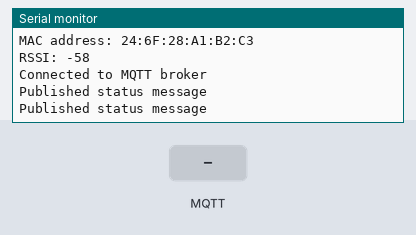
Recording of a program running on a simulated ESP32-S3. On the bench: the last lines printed to the serial monitor. The inputs (shaded band) are chosen by the test bench. WiFi joins after 1.5 s; servers stay silent unless stated; I2S audio is not simulated (input reads silence); no MQTT or app messages arrive unless stated.

Above: at 5.7 s.
5.8 s: MQTT message "listen" arrives on the first subscribed topic
At 7.2 s:
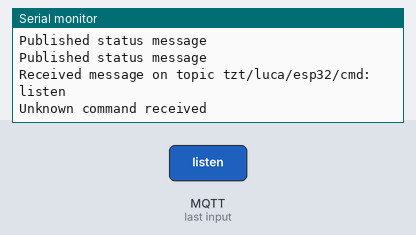
8.0 s: MQTT message "stop" arrives on the first subscribed topic
At 9.0 s:
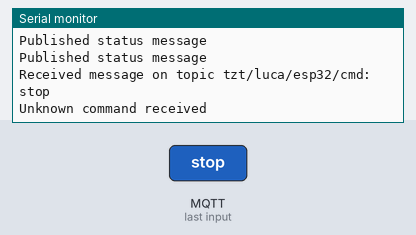
10.1 s: MQTT message "1" arrives on the first subscribed topic
At 11.5 s:
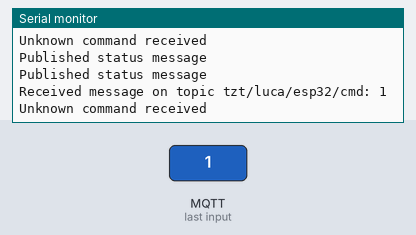
12.1 s: MQTT message "on" arrives on the first subscribed topic
At 13.5 s:
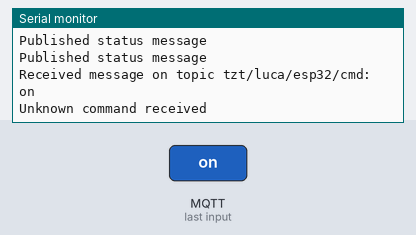
14.2 s: MQTT message "off" arrives on the first subscribed topic
At 15.6 s:
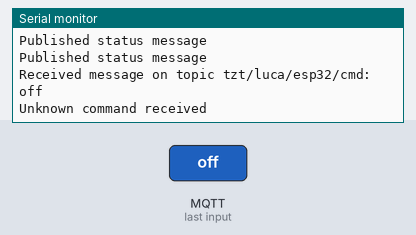

Measured:
- after the input at 5.8 s, the serial monitor: prints a new line after 0.78 s (image 1)
- after the input at 8.0 s, the serial monitor: prints a new line after 0.63 s (image 2)
- after the input at 10.1 s, the serial monitor: prints a new line after 0.57 s (image 3)
- after the input at 12.1 s, the serial monitor: prints a new line after 0.61 s (image 4)
- after the input at 14.2 s, the serial monitor: prints a new line after 0.55 s (image 5)

The program:

main.cpp
```cpp
#include <Arduino.h>
#include <WiFi.h>
#include <WiFiClient.h>
#include <PubSubClient.h>
#include <ArduinoJson.h>
#include "hw_mic.h"

// function prototypes
void task_read_mic(void *pvParameters);
void task_process_mic(void *pvParameters);
void on_message(char* topic, byte* payload, unsigned int length);  //downlink from PubSubClient.h

//shared variables
SemaphoreHandle_t xSemaphore = NULL;
int mem_idx=0;
int32_t mic_samples[2*1600]; // 2 seconds of 16000Hz samples
WiFiClient espClient;
PubSubClient mqtt_client(espClient);
JsonDocument doc;\
float avg_val = 0.0; // average value of samples

void setup(){
  delay(3000); // wait for serial monitor
  Serial.begin(9600);
  WiFi.begin("Xiaomi2020Laptop", "11112222");
  while (WiFi.status() != WL_CONNECTED) {
    delay(500);
    Serial.print(".");
  }
  Serial.println("Connected to WiFi");
  Serial.printf("IP address: %s\n", WiFi.localIP().toString().c_str());
  Serial.printf("MAC address: %s\n", WiFi.macAddress().c_str());
  Serial.printf("RSSI: %d\n", WiFi.RSSI());

  // 1. prepare semaphore
  xSemaphore = xSemaphoreCreateBinary();

  // 2. create task to read mic
  xTaskCreate(
    task_read_mic,          // Task function
    "task_read_mic",          // Name of the task
    4096,                   // Stack size in bytes
    NULL,                   // Task input parameter
    3,                      // Priority of the task
    NULL                    // Task handle to keep track of the task
  );

  // 3. create task to process mic data
  xTaskCreate(
    task_process_mic,          // Task function
    "task_process_mic",          // Name of the task
    4096,                   // Stack size in bytes
    NULL,                   // Task input parameter
    3,                      // Priority of the task
    NULL                    // Task handle to keep track of the task
  );

  // 4. connect to MQTT broker
  mqtt_client.setServer("broker.emqx.io", 1883); // public broker
  mqtt_client.setCallback(on_message); // set callback for incoming messages
  mqtt_client.connect("tzt_fjasdfjghehtrej", "ttt", "zzz"); // connect with user and password
  mqtt_client.subscribe("tzt/luca/esp32/cmd"); // subscribe to topic
  if (!mqtt_client.connected()) {
    Serial.println("Failed to connect to MQTT broker");
    return;
  }
  Serial.println("Connected to MQTT broker");
}

void loop() {
  mqtt_client.publish("tzt/luca/esp32/status", "alive"); // publish status message
  Serial.println("Published status message");
  mqtt_client.loop(); // process MQTT messages
  if (!mqtt_client.connected()) {
    Serial.println("MQTT client not connected, reconnecting...");
    mqtt_client.connect("alexa!@$@$&^@%!*&^%$&^@!%^$*&@faer343", "ttt", "zzz"); // reconnect
  }

 delay(1000);  // main loop does nothing, tasks handle the work
}

void task_read_mic(void *pvParameters){
  //setup ()
  int cur_mem_idx = 0; // current memory index
  hw_mic_init(16000);
  //loop()
  while(1){
    unsigned int num_samples = 1600; // number of samples to read
    hw_mic_read(mic_samples + mem_idx*1600 , &num_samples);
    mem_idx = cur_mem_idx; // update memory index
    cur_mem_idx = (cur_mem_idx+1) %2; // current memory index
    xSemaphoreGive(xSemaphore); // give semaphore to signal that data is ready
  }
}


void task_process_mic(void *pvParameters){
  //setup ()
  Serial.begin(9600);
  //loop()
  while(1){
    xSemaphoreTake(xSemaphore, portMAX_DELAY); // wait for semaphore to be given
    avg_val = 0.0; // average value of samples
    for (int i = 0; i < 1600; i++) {
      avg_val += (float)abs(mic_samples[mem_idx*1600 + i]) / 1600.0; // calculate average value

    }
    //Serial.println(avg_val); // print average value
  }
}

void on_message(char* topic, byte* payload, unsigned int length) {
  char buf[200];
  memcpy(buf, payload, length);
  buf[length] = '\0'; // null-terminate the string
  Serial.printf("Received message on topic %s: %s\n", topic, buf);
  deserializeJson(doc, buf); // parse JSON message
  if (doc["cmd"] == "listen") {
    Serial.println("Start command received");
    // handle start command
    doc.clear(); // clear document
    doc["status"] = "ok"; // set status to ok
    doc["value"] = avg_val; // set value to average value;
    serializeJson(doc, buf); // serialize JSON message
    mqtt_client.publish("tzt/luca/esp32/resp", buf); // publish status message

  } else if (doc["cmd"] == "stop") { // downlink
    Serial.println("Stop command received");
    // handle stop command

  } else {
    Serial.println("Unknown command received");

  }

}
```

hw_mic.h
```cpp
#ifndef __HW_MIC_H__
#define __HW_MIC_H__

// include files
#include <Arduino.h>
#include <driver/i2s.h>
#include <esp_log.h>

// shared variables

// public function prototypes
esp_err_t hw_mic_init(unsigned int sample_rate);
esp_err_t hw_mic_read(int32_t *samples, unsigned int *num_samples);

#endif  // __HW_MIC_H__
```

hw_mic.cpp
```cpp
#include "hw_mic.h"

// constants
#define TAG             "hw_mic"

const i2s_port_t I2S_PORT = I2S_NUM_0;
#define I2S_SCK_PIN     41
#define I2S_WS_PIN      42
#define I2S_DOUT_PIN    2

#define DMA_BUF_COUNT	4
#define DMA_BUF_LENGTH	256

// initialize microphone
esp_err_t hw_mic_init(unsigned int sample_rate) {
    esp_err_t err = ESP_OK;

    const i2s_config_t i2s_config = {
        .mode = i2s_mode_t(I2S_MODE_MASTER | I2S_MODE_RX),  // Receive, not transfer
        .sample_rate = sample_rate,                         // 11.025/16/22.05/44.1 KHz
        .bits_per_sample = I2S_BITS_PER_SAMPLE_32BIT,       // only work with 32bits
        .channel_format = I2S_CHANNEL_FMT_ONLY_LEFT,        // left channel
        .communication_format = I2S_COMM_FORMAT_STAND_I2S,
        .intr_alloc_flags = ESP_INTR_FLAG_LEVEL1,           // Interrupt level 1
        .dma_buf_count = DMA_BUF_COUNT,                     // number of buffers
        .dma_buf_len = DMA_BUF_LENGTH,
        .use_apll = false,
        .tx_desc_auto_clear = true,
        .fixed_mclk = 0,
        .mclk_multiple = I2S_MCLK_MULTIPLE_256,
    };
    const i2s_pin_config_t pin_config = {
        .bck_io_num = I2S_SCK_PIN,      // BCKL
        .ws_io_num = I2S_WS_PIN,        // LRCL
        .data_out_num = -1,             // not used (only for speakers)
        .data_in_num = I2S_DOUT_PIN     // DOUT
    };
    err = i2s_driver_install(I2S_PORT, &i2s_config, 0, NULL);
    if (err != ESP_OK) {
        ESP_LOGE(TAG, "Failed installing driver: %d", err);
        return err;
    }
    err = i2s_set_pin(I2S_PORT, &pin_config);
    if (err != ESP_OK) {
        ESP_LOGE(TAG, "Failed setting pin: %d", err);
        return err;
    }
    i2s_zero_dma_buffer(I2S_NUM_0);     // flush DMA buffer
    return err;
}

// read microphone
esp_err_t hw_mic_read(int32_t *samples, unsigned int *num_samples) {
    esp_err_t err = ESP_OK;
    size_t bytes_read = 0;
    err = i2s_read(I2S_PORT, (char *)samples, (*num_samples)*4, &bytes_read, portMAX_DELAY);
    if (err != ESP_OK) {
        ESP_LOGE(TAG, "Failed reading I2S: %d", err);
        *num_samples = 0;
        return err;
    }
    *num_samples = bytes_read/4;
    return err;
}
```
